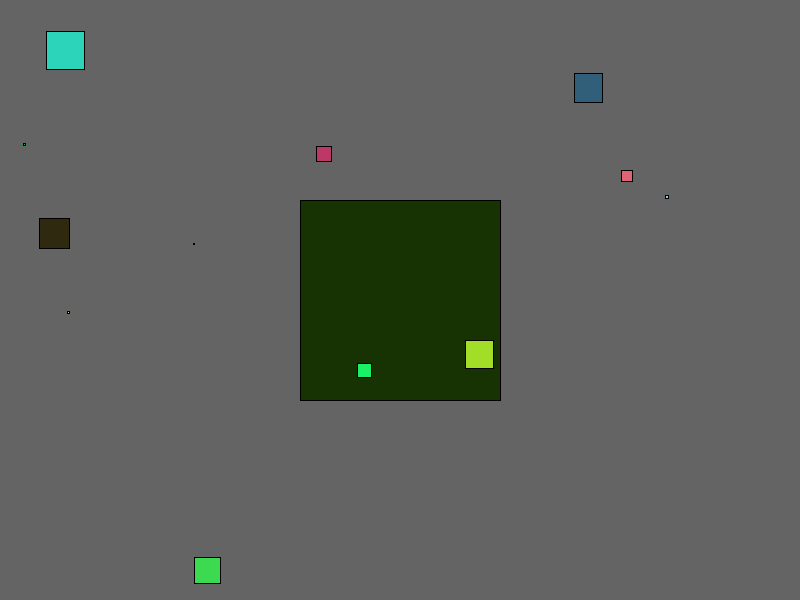
Frame 1 (no input)
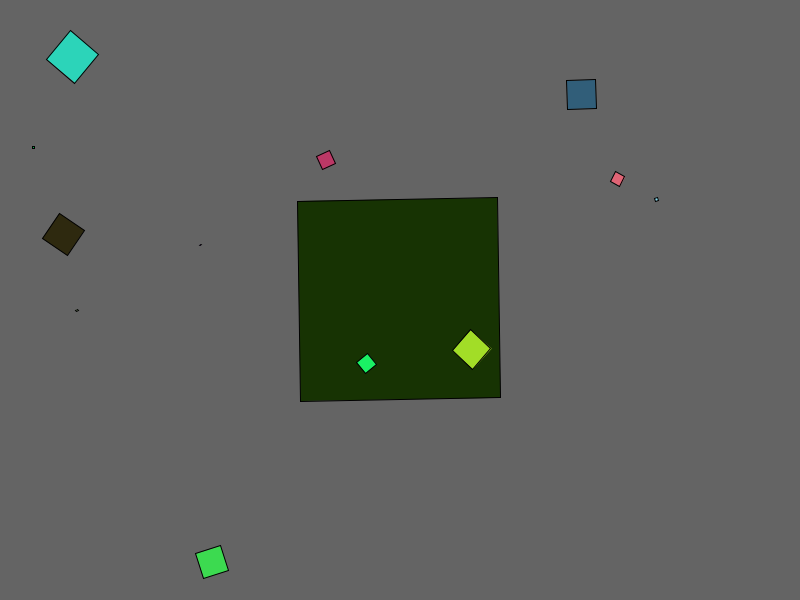
Frame 60 (the mouse pressed at the canvas centre just before this capture)
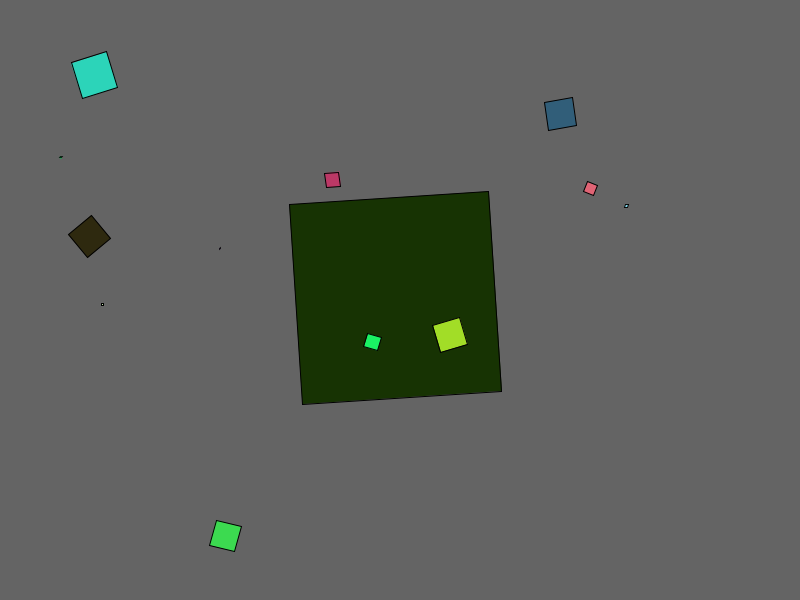
Frame 120 (the mouse held since frame 60 and released just before this capture)

The Processing sketch that drew these frames (run headless with seeded random() and noise(); from frame 60 on, the mouse is pressed at the canvas centre):

// Processing sketch: Mutual_Gravity
// ── Mutual_Gravity.pde
//Planet p; //<>// //<>//
Planet[]  Planets = new Planet[13];
void setup () {
  fill(100);
  size(800, 600);
  background(100);

  for (int i = 0; i<Planets.length; i++) {
    Planets[i] = new Planet(random(.01,2),random(width),random(height));
  }
  
  Planets[1].mass = 10;
  Planets[1].location.x = width/2;
  Planets[1].location.y = height/2;

  //p = new Planet();
}

void draw () {
  background(100); //<>//
  for (int i = 0; i<Planets.length; i++) {
    for (int j = 0; j<Planets.length; j++) {
      if (i != j) {
        PVector force =Planets[j].attract(Planets[i]);
        Planets[i].applyForce(force);
      }
    }
    Planets[i].drawplanet();
    Planets[i].moveplanet();
  }
}

// ── Planet.pde



class Planet {
  // Angular rotation
  float angAcc = 0.001;
  float angVel = 0.0;
  float a = 0.0;
  // Vectors
  PVector location;
  PVector velocity;
  PVector acc;
  float mass;
  float r, g, b;
  float gv = 0.2;

  Planet(float m, float x, float y) {


    mass = m;
    location = new PVector(x, y);
    velocity = new PVector(0, 0);
    acc = new PVector(0, 0);

    r=random(0, 255);
    g=random(0, 255);
    b=random(0, 255);
  }
  // DRAW IT
  void drawplanet() {
    fill (r, g, b);
    pushMatrix();
    translate(location.x, location.y);
    rectMode(CENTER);
    rotate (a);

    rect(0, 0, mass*20, mass*20);

    popMatrix();
  }

  // MOVE IT
  void moveplanet() {
    // angular bit
    //angAcc = acc.mag()/10;
    angAcc = (acc.x/10 + acc.y/10)/mass;
    a = a + angVel;
    angVel  = angVel + angAcc;
    angAcc =0;

    // vector bit
    velocity.add(acc);
    location.add(velocity);
    acc.mult(0);
  }



  // APPLY FORCE
  void applyForce(PVector force) {
    PVector f = PVector.div(force, mass);
    acc.add(f);
  }

  PVector attract(Planet p) {
    PVector force = PVector.sub(location, p.location);             // Calculate direction of force
    float distance = force.mag();                                 // Distance between objects
    distance = constrain(distance, 5.0, 25.0);                             // Limiting the distance to eliminate "extreme" results for very close or very far objects
    force.normalize();                                            // Normalize vector (distance doesn't matter here, we just want this vector for direction

    float strength = (gv * mass * p.mass) / (distance * distance); // Calculate gravitional force magnitude
    force.mult(strength);                                         // Get force vector --> magnitude * direction
    return force;
  }
}
